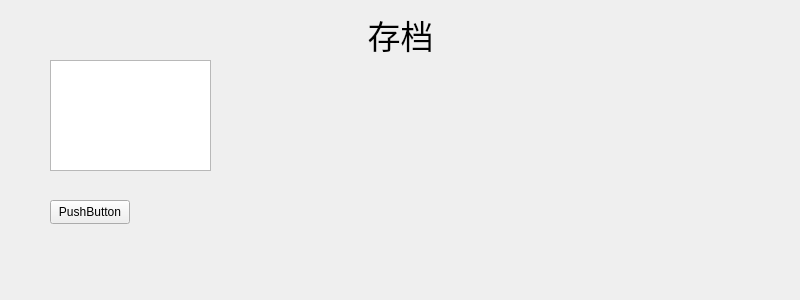
<?xml version="1.0" encoding="UTF-8"?>
<ui version="4.0">
 <class>Save</class>
 <widget class="QWidget" name="Save">
  <property name="geometry">
   <rect>
    <x>0</x>
    <y>0</y>
    <width>800</width>
    <height>300</height>
   </rect>
  </property>
  <property name="windowTitle">
   <string>Form</string>
  </property>
  <widget class="QLabel" name="label">
   <property name="geometry">
    <rect>
     <x>320</x>
     <y>10</y>
     <width>161</width>
     <height>51</height>
    </rect>
   </property>
   <property name="font">
    <font>
     <pointsize>25</pointsize>
    </font>
   </property>
   <property name="text">
    <string>&lt;html&gt;&lt;head/&gt;&lt;body&gt;&lt;p align=&quot;center&quot;&gt;存档&lt;/p&gt;&lt;/body&gt;&lt;/html&gt;</string>
   </property>
  </widget>
  <widget class="QPushButton" name="pushButton">
   <property name="geometry">
    <rect>
     <x>50</x>
     <y>200</y>
     <width>80</width>
     <height>24</height>
    </rect>
   </property>
   <property name="text">
    <string>PushButton</string>
   </property>
   <property name="checkable">
    <bool>false</bool>
   </property>
   <property name="autoDefault">
    <bool>false</bool>
   </property>
   <property name="default">
    <bool>false</bool>
   </property>
   <property name="flat">
    <bool>false</bool>
   </property>
  </widget>
  <widget class="QTextBrowser" name="textBrowser">
   <property name="geometry">
    <rect>
     <x>50</x>
     <y>60</y>
     <width>161</width>
     <height>111</height>
    </rect>
   </property>
  </widget>
 </widget>
 <resources/>
 <connections/>
</ui>
